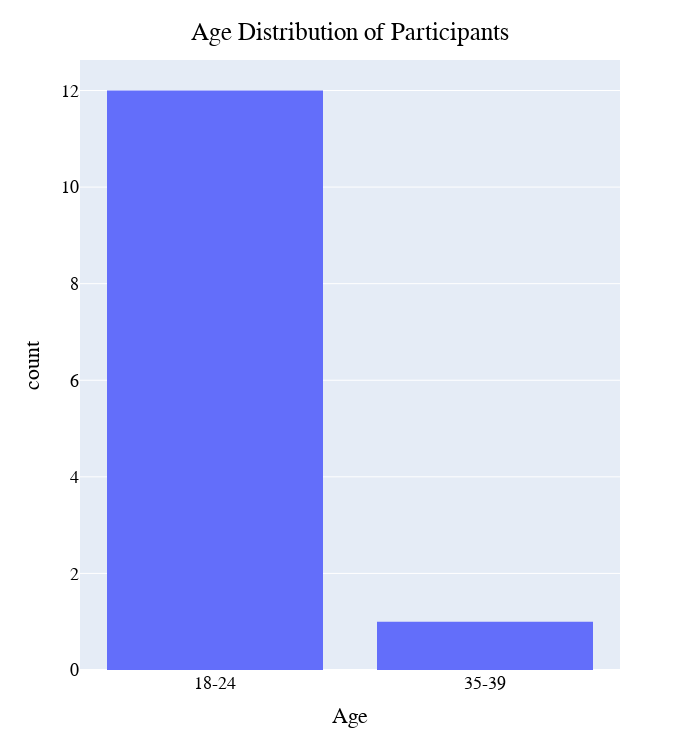

Notebook code cell kept with this figure:
### Markdown cell above
# Demographic Visualisations

### Code cell
# Age
fig = px.histogram(df_dem, x="Age")
fig.update_layout(
    width=700,
    height=750,
    title={
        'text': "Age Distribution of Participants",
        'y':0.97,
        'x':0.5,
        'xanchor': 'center',
        'yanchor': 'top'},
    
    legend=dict(x=0.7, y=0.975),
    font=dict(
        family="Arial",
        size=18,
        color="#000000"
    ),
)
fig.show()

### Figure 1 — Plotly figure (JSON) as saved in the notebook; plotly's stock layout.template omitted (floating-point values rounded to 4 significant figures)
{"data": [{"alignmentgroup": "True", "bingroup": "x", "hovertemplate": "Age=%{x}<br>count=%{y}<extra></extra>", "legendgroup": "", "marker": {"color": "#636efa"}, "name": "", "offsetgroup": "", "orientation": "v", "showlegend": false, "type": "histogram", "x": ["18-24", "18-24", "18-24", "18-24", "18-24", "18-24", "18-24", "18-24", "35-39", "18-24", "18-24", "18-24", "18-24"], "xaxis": "x", "yaxis": "y"}], "layout": {"barmode": "relative", "font": {"color": "#000000", "family": "Arial", "size": 18}, "height": 750, "legend": {"tracegroupgap": 0, "x": 0.7, "y": 0.975}, "margin": {"t": 60}, "title": {"text": "Age Distribution of Participants", "x": 0.5, "xanchor": "center", "y": 0.97, "yanchor": "top"}, "width": 700, "xaxis": {"anchor": "y", "domain": [0, 1], "title": {"text": "Age"}}, "yaxis": {"anchor": "x", "domain": [0, 1], "title": {"text": "count"}}}}
